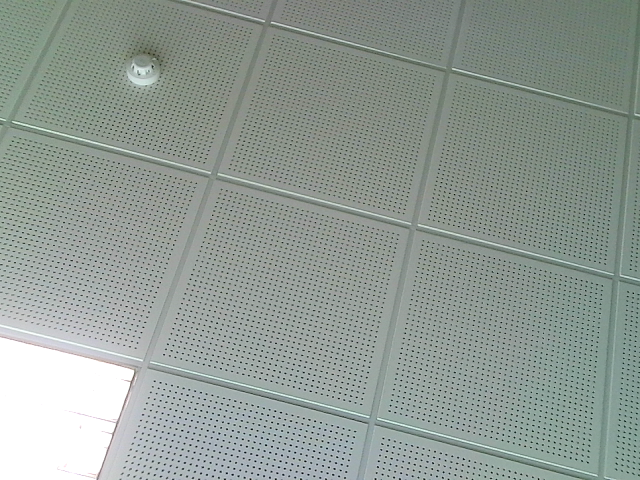
#> input picture cropping_Card_Siluette/frame.png, 640 x 480 px
$ python Cropper.py
#> lines starting #> are read from the running program, lines starting #| are printed output that depends on the picture; after the words box and inside, x2 and y2 are one past the last pixel; in counts of white or black regions, pixels touching at a corner belong together
import cv2
import numpy as np


def preprocessing(image):
    gray = cv2.cvtColor(image, cv2.COLOR_BGR2GRAY)

    # Blur allows for an easier detection of the image
    # as the contours are more likely to be closed.
    blur = cv2.GaussianBlur(gray,(1,1),0)
    canny = cv2.Canny(blur, 120, 255, 1)

    cv2.imshow('Photo', blur)
    cv2.waitKey()

    return canny


def maxAreaRectangle(image):
    contours, hierarchy = cv2.findContours(image, cv2.RETR_TREE, cv2.CHAIN_APPROX_SIMPLE)

    # Sometimes opencv finds multiple rectangles.
    # I assume that the card is the contours that encloses the biggest area.
    maxArea = -1
    cMax = None

    test = image.copy()
    cv2.drawContours(test, contours, -1, (255,255,255), 1)
    cv2.imshow('TUTTI I CONTORNI', test)
    cv2.waitKey()

    for c in contours:
        rect_center, rect_shape, rect_angle = cv2.minAreaRect(c)

        ratio = max(rect_shape)/(min(rect_shape)+1e-9)

        if (rect_shape[0]*rect_shape[1] > maxArea) and (ratio < 1.5 and ratio > 1.3):
            cMax = c
            maxArea = rect_shape[0]*rect_shape[1]


    test = image.copy()
    cv2.drawContours(test, [cMax], 0, (255,255,255), 3)
    cv2.imshow('cMax', test)
    cv2.waitKey()

    return cMax


def rotate(image, rect_center, rect_angle):
    rot_mat = cv2.getRotationMatrix2D(rect_center, rect_angle, 1.0)
    result = cv2.warpAffine(image, rot_mat, image.shape[1::-1], flags=cv2.INTER_LINEAR)
    return result


image = cv2.imread("frame.png")
#> image is the input picture: shape (480, 640, 3); mean B, G, R 148.9, 155.2, 145
fgMask = cv2.imread("fgMask.png")
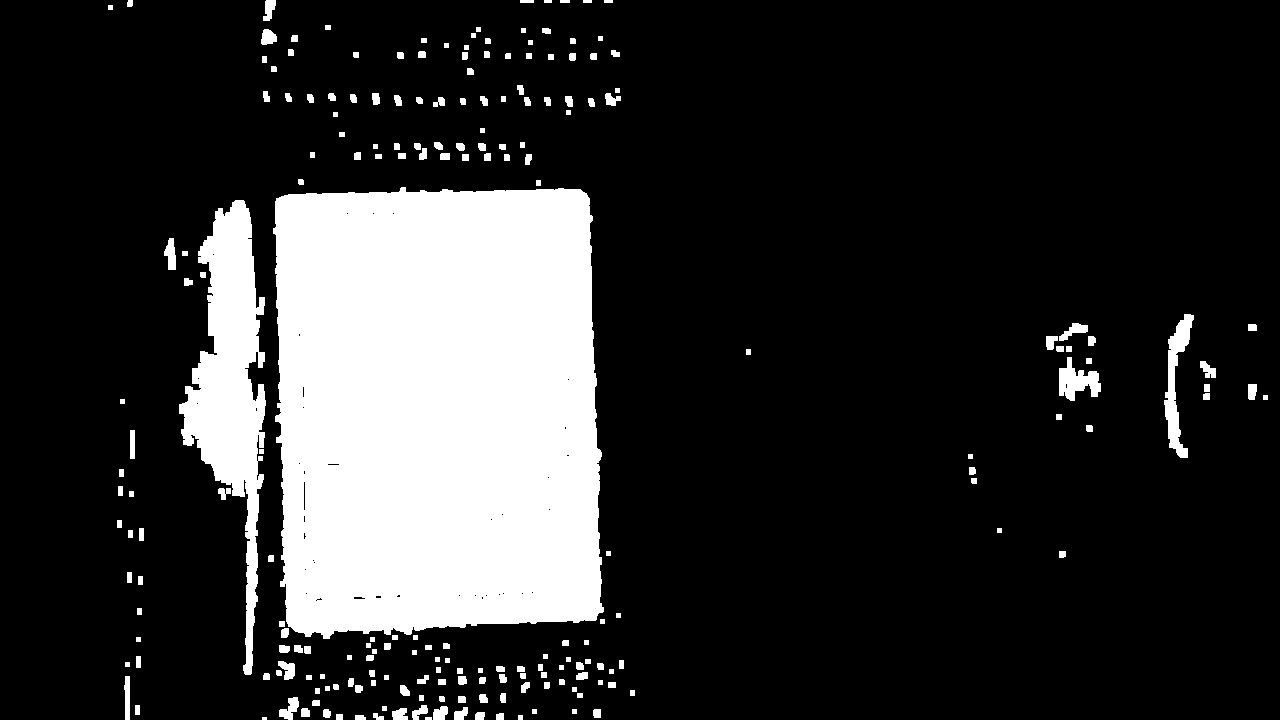
#> input picture cropping_Card_Siluette/fgMask.png, 1280 x 720 px
#> fgMask is the input picture: shape (720, 1280, 3); 18.3% white; 219 white regions (1 under 20 px), largest, box (x1, y1, x2, y2) and area: (273, 187, 604, 639) 137757, (179, 200, 266, 675) 17437, (1164, 314, 1194, 458) 1675

# Preprocessing of the image
canny = preprocessing(fgMask)
#> in preprocessing, `canny = cv2.Canny(blur, 120, 255, 1)`:
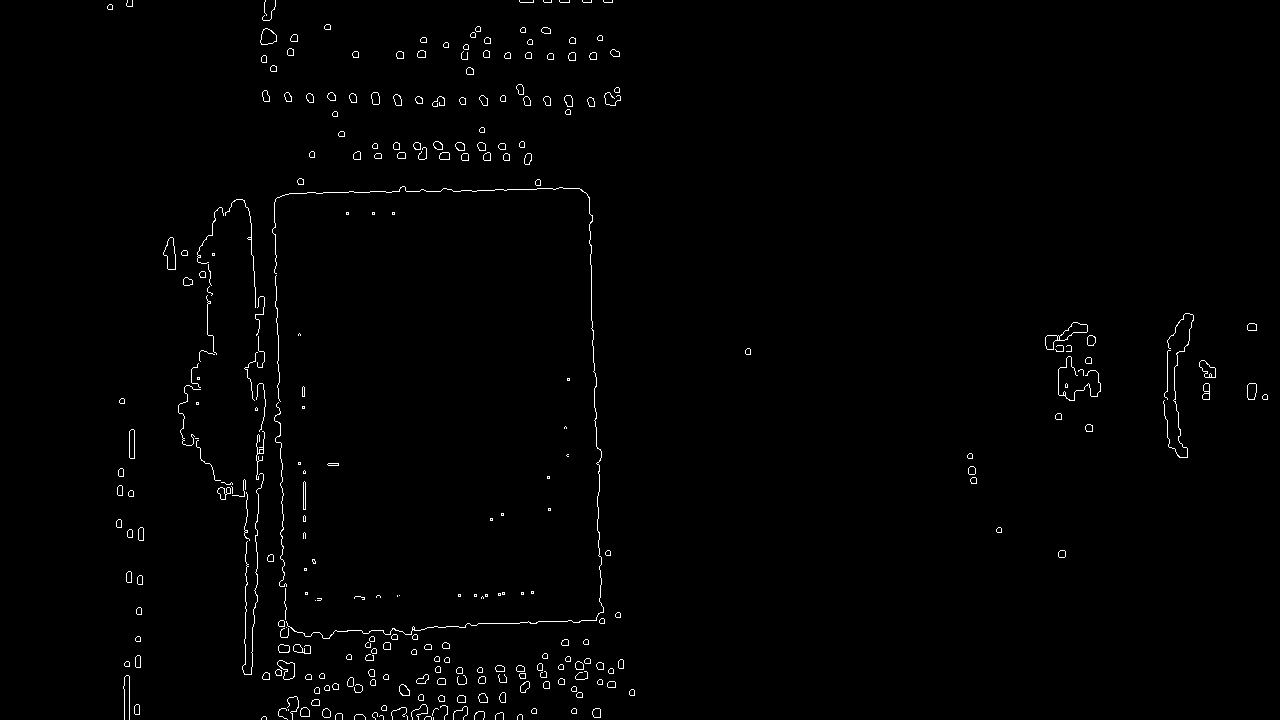
#> canny: shape (720, 1280); 0.99% white in thin lines or dots

cMax = maxAreaRectangle(canny)
#> in maxAreaRectangle, `contours, hierarchy = cv2.findContours(image, cv2.RETR_TREE, cv2.CHAIN..`: contours = 506 contours, 145 with area under 20; largest, box (x1, y1, x2, y2) and area: (1045, 322, 1088, 350) 370, (163, 237, 176, 270) 252, (163, 237, 176, 270) 251, (1059, 322, 1088, 341) 230, (277, 660, 295, 680) 203
#> the loop in maxAreaRectangle, `for c in contours:` made 506 passes
#> (rect_center, rect_shape, rect_angle, ratio, maxArea) on pass 22: ((282.2, 713.7), (8.56, 11.54), -5.71, 1.35, 98.77)
#> (rect_angle, ratio, maxArea) on passes 82, 355: (-90, 1.33, 108), (-2.06, 1.4, 144127.3)
#> after the loop in maxAreaRectangle, `for c in contours:`: cMax = contour of 609 points, box (x1, y1, x2, y2) (272, 186, 604, 639), area 39; maxArea = 144127.3
#> in maxAreaRectangle, `cv2.drawContours(test, [cMax], 0, (255,255,255), 3)`:
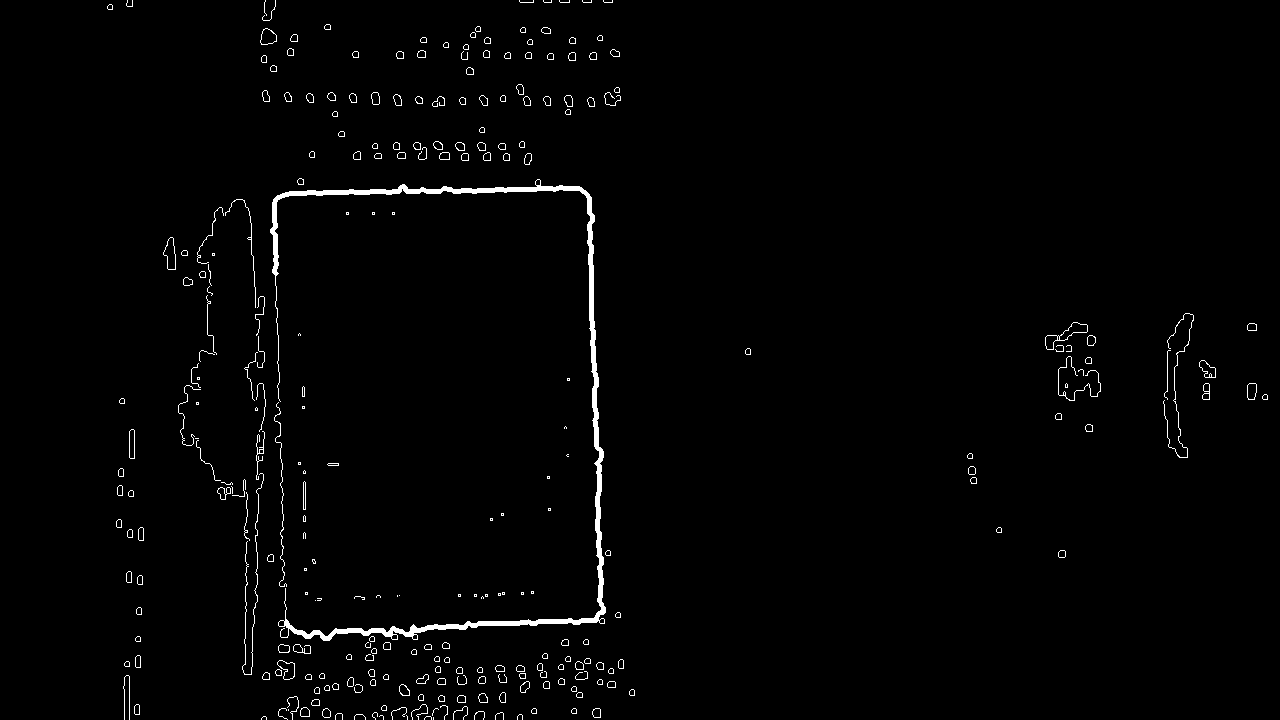
#> test: shape (720, 1280); 1.5% white; 279 white regions (123 under 20 px), largest, box (x1, y1, x2, y2) and area: (270, 179, 606, 641) 6088, (242, 473, 264, 675) 357, (1163, 313, 1194, 458) 283

rect_center, rect_shape, rect_angle = cv2.minAreaRect(cMax)
#> rect_center = (438.9, 409.4); rect_shape = (320.9, 449.1); rect_angle = -2.06


image = rotate(image, rect_center, rect_angle)
#> in rotate, `rot_mat = cv2.getRotationMatrix2D(rect_center, rect_angle, 1.0)`: rot_mat = [[0.999, -0.0359, 14.97], [0.0359, 0.999, -15.48]]
#> in rotate, `result = cv2.warpAffine(image, rot_mat, image.shape[1::-1], flags=cv2...`:
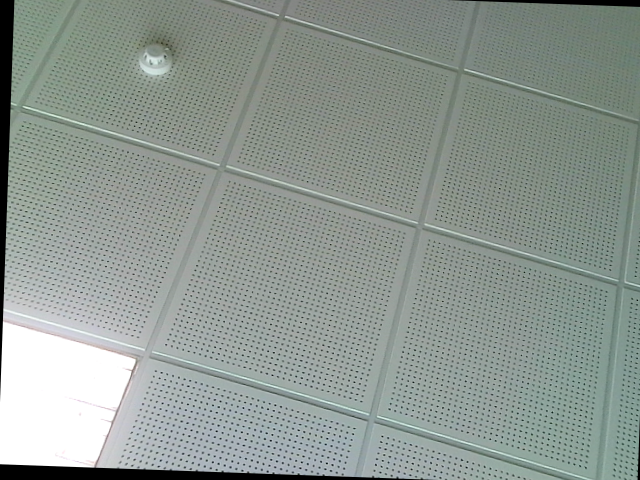
#> result: shape (480, 640, 3); mean B, G, R 146, 152, 142.2

# Coordinates of the vertices
maxX = np.int0(rect_center[1]+rect_shape[1]/2)
#> maxX = 633
minX = np.int0(rect_center[1]-rect_shape[1]/2)
#> minX = 184
maxY = np.int0(rect_center[0]+rect_shape[0]/2)
#> maxY = 599
minY = np.int0(rect_center[0]-rect_shape[0]/2)
#> minY = 278


if maxX-minX < maxY-minY:
    image = rotate(image, rect_center, -90)

    maxX = np.int0(rect_center[1]+rect_shape[0]/2)
    minX = np.int0(rect_center[1]-rect_shape[0]/2)
    maxY = np.int0(rect_center[0]+rect_shape[1]/2)
    minY = np.int0(rect_center[0]-rect_shape[1]/2)

image = image[minX:maxX, minY:maxY]
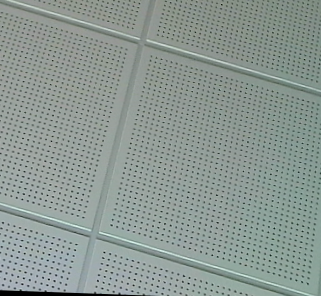
#> image: shape (296, 321, 3); mean B, G, R 147.6, 152.7, 140.8

cv2.imshow("FInale", image)
cv2.waitKey(0)
